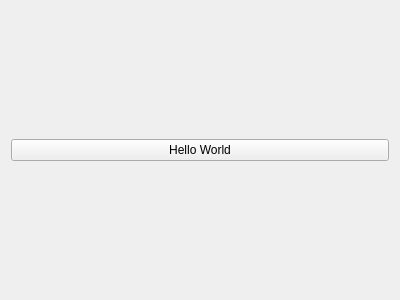
<?xml version="1.0" encoding="UTF-8"?>
<ui version="4.0">
 <class>MainWidget</class>
 <widget class="QWidget" name="MainWidget">
  <property name="geometry">
   <rect>
    <x>0</x>
    <y>0</y>
    <width>400</width>
    <height>300</height>
   </rect>
  </property>
  <property name="windowTitle">
   <string>MainWidget</string>
  </property>
  <layout class="QVBoxLayout" name="verticalLayout">
   <item>
    <widget class="QPushButton" name="pushButton">
     <property name="text">
      <string>Hello World</string>
     </property>
    </widget>
   </item>
  </layout>
 </widget>
 <layoutdefault spacing="6" margin="11"/>
 <resources/>
 <connections/>
</ui>
